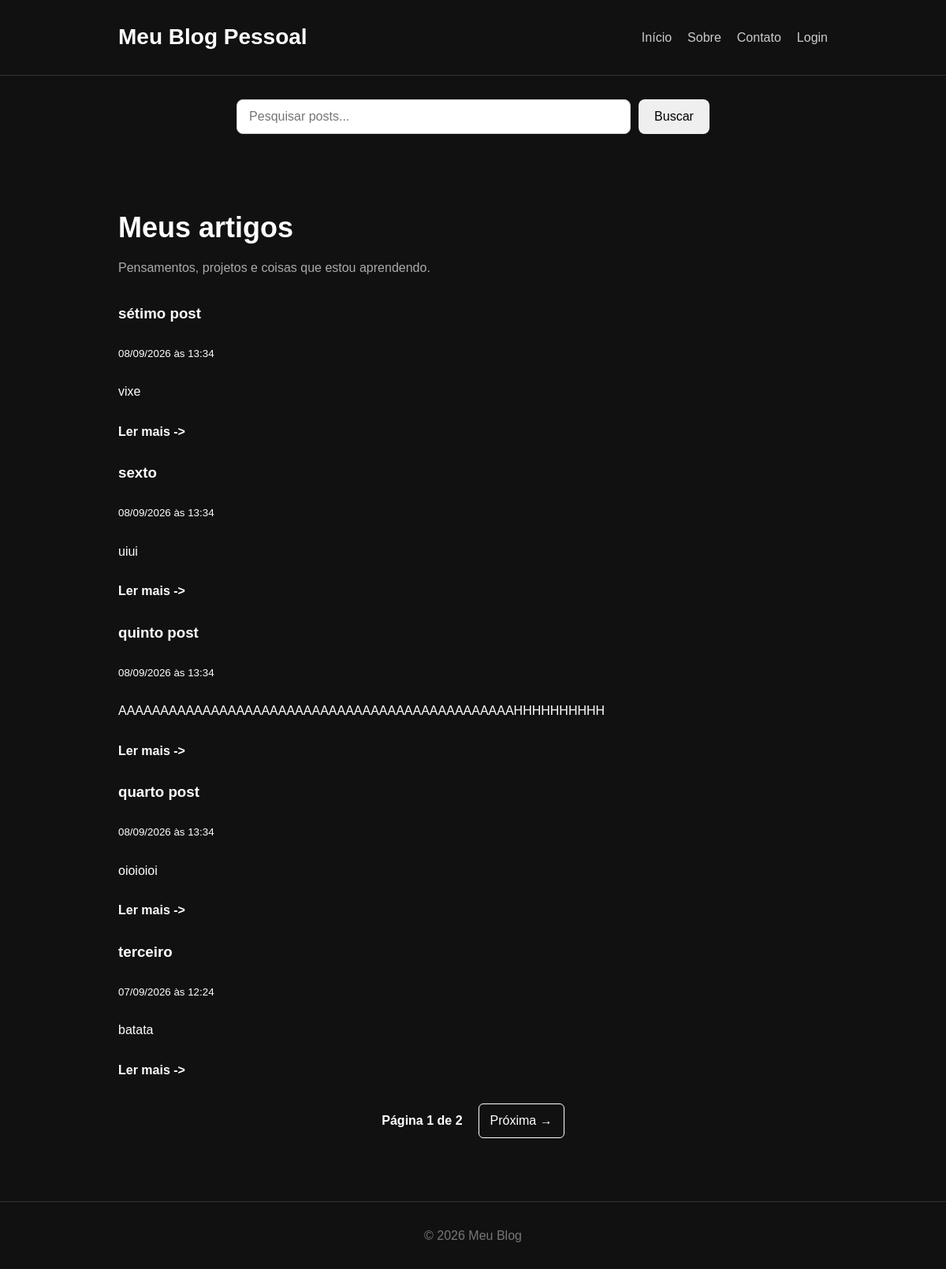
Before: / with the older database file.
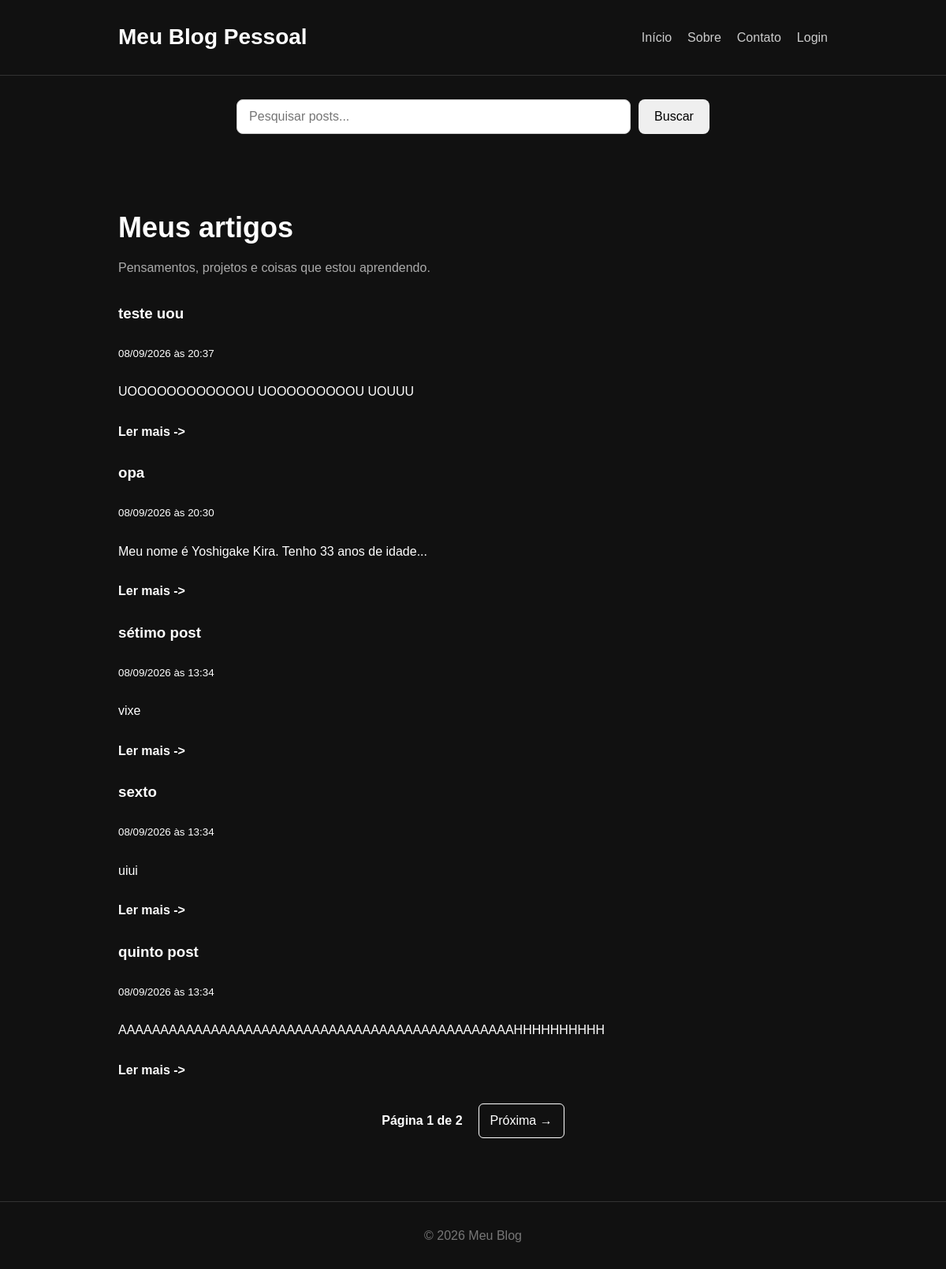
After: the same page with the newer database file.
### tables this page shows
CREATE TABLE posts (
            id INTEGER PRIMARY KEY AUTOINCREMENT,
            title TEXT NOT NULL,
            content TEXT NOT NULL,
            created_at TIMESTAMP DEFAULT CURRENT_TIMESTAMP
        );

### app.py (the view)
@app.route("/")
def home():
    page = request.args.get("page", 1, type=int)
    posts_per_page = 5
    offset = (page - 1) * posts_per_page
    posts = get_all_posts(posts_per_page, offset)
    total_posts = get_posts_count()
    total_pages = math.ceil(total_posts/posts_per_page)
    return render_template("index.html", posts=posts, page=page, total_pages=total_pages)

### app.py (called while the page is built)
def get_current_user():
    if "user_id" not in session:
        return None
    return get_user_by_id(session["user_id"])

@app.context_processor
def inject_user():
    return {
        "user": get_current_user()
    }

@app.template_filter("format_datetime")
def format_datetime(value):
    if not value:
        return ""
    dt = datetime.strptime(value, "%Y-%m-%d %H:%M:%S")
    dt = dt.replace(tzinfo=timezone.utc)
    dt = dt.astimezone(ZoneInfo("America/Recife"))
    return dt.strftime("%d/%m/%Y às %H:%M")

### database.py (called while the page is built)
def get_db_connection():
    conn = sqlite3.connect("blog.db")
    conn.row_factory = sqlite3.Row
    return conn

def get_all_posts(limit, offset):
    conn = get_db_connection()
    posts = conn.execute(
        """
        SELECT * FROM posts
        ORDER BY id DESC
        LIMIT ? OFFSET ?
        """,
        (limit, offset)
    ).fetchall()
    conn.close()
    return posts

def get_posts_count():
    conn = get_db_connection()
    count = conn.execute(
        "SELECT COUNT(*) FROM posts"
    ).fetchone()[0]
    conn.close()
    return count

### templates/index.html (shortened to what this page needs)
<!DOCTYPE html>
<html lang="pt-br">
<head>
    <link rel="stylesheet" href="{{ url_for('static', filename='css/style.css') }}">
</head>
<body>
    <header class="header">
        <div class="container">
            <h1>Meu Blog Pessoal</h1>
            <nav>
                <a href="/">Início</a>
                <a href="#">Sobre</a>
                <a href="#">Contato</a>
                {% if user %}
                    <span>Olá, {{ user["username"] }}!</span>
                    <a href="{{url_for('create_post')}}">Novo post</a>
                    <a href="{{url_for('logout')}}">Sair</a>
                {% else %}
                    <a href="{{url_for('login')}}">Login</a>
                {% endif %}
            </nav>
        </div>
    </header>
    <form action="{{ url_for('search') }}" method="GET" class="search-form">
        <input type="text" name="q" placeholder="Pesquisar posts..." value="{{ search_query or '' }}">
        <button type="submit">Buscar</button>
    </form>
    <main class="container">
        <section class="intro">
            <h2>Meus artigos</h2>
            <p>
                Pensamentos, projetos e coisas que estou aprendendo.
            </p>
        </section>
        <section class="posts">
            {% for post in posts %}
            <article class="posts">
                <h3>{{post["title"]}}</h3>
                <small>
                    {{ post["created_at"] | format_datetime }}
                </small>
                <p>
                    {{ post["content"] }}
                </p>
                <a href="{{url_for('post', id=post['id'])}}" class="read-more">
                    Ler mais ->
                </a>
            </article>
            {% endfor %}
        </section>
    </main>
    <div class="pagination">
        <span>
            Página {{page}} de {{ total_pages }}
        </span>
        {% if page < total_pages %}
            <a href="{{ url_for('home', page=page + 1) }}">
                Próxima →
            </a>
        {% endif %}
    </div>
    <footer class="footer">
        <p>
            © 2026 Meu Blog
        </p>
    </footer>
</body>
</html>

### static/css/style.css (style rules this page uses)
* { margin: 0; padding: 0; box-sizing: border-box; }
body { font-family: Arial, sans-serif; background-color: #111; color: #fff; line-height: 1.6; }
.container { width: 90%; max-width: 900px; margin: auto; }
.header { border-bottom: 1px solid #333; padding: 25px 0; }
.header .container { display: flex; justify-content: space-between; align-items: center; }
.header h1 { font-size: 28px; }
nav { display: flex; gap: 20px; }
nav a { color: #ccc; text-decoration: none; }
.intro { padding: 60px 0 30px; }
.intro h2 { font-size: 36px; margin-bottom: 10px; }
.intro p { color: #aaa; }
.posts { display: flex; flex-direction: column; gap: 25px; }
.read-more { color: #fff; text-decoration: none; font-weight: bold; }
.footer { margin-top: 80px; padding: 30px 0; text-align: center; border-top: 1px solid #333; color: #777; }
.pagination { display: flex; justify-content: center; align-items: center; gap: 20px; margin-top: 30px; }
.pagination a { text-decoration: none; color: inherit; padding: 8px 14px; border: 1px solid currentColor; border-radius: 6px; transition: 0.2s; }
.pagination span { font-weight: bold; }
.search-form { display: flex; justify-content: center; gap: 10px; margin: 30px 0; }
.search-form input { width: 100%; max-width: 500px; padding: 12px 15px; border: 1px solid #ccc; border-radius: 8px; font-size: 16px; outline: none; }
.search-form button { padding: 12px 20px; border: none; border-radius: 8px; cursor: pointer; font-size: 16px; transition: 0.2s; }

Changed rows visible on the page:
no longer on this page (row unchanged): posts: title "quarto post", created_at "08/09/2026 às 13:34", content "oioioioi"
no longer on this page (row unchanged): posts: title "terceiro", created_at "07/09/2026 às 12:24", content "batata"
added posts: title "teste uou", created_at "08/09/2026 às 20:37", content "UOOOOOOOOOOOOU UOOOOOOOOOU UOUUU"
added posts: title "opa", created_at "08/09/2026 às 20:30", content "Meu nome é Yoshigake Kira. Tenho 33 anos de idade..."
